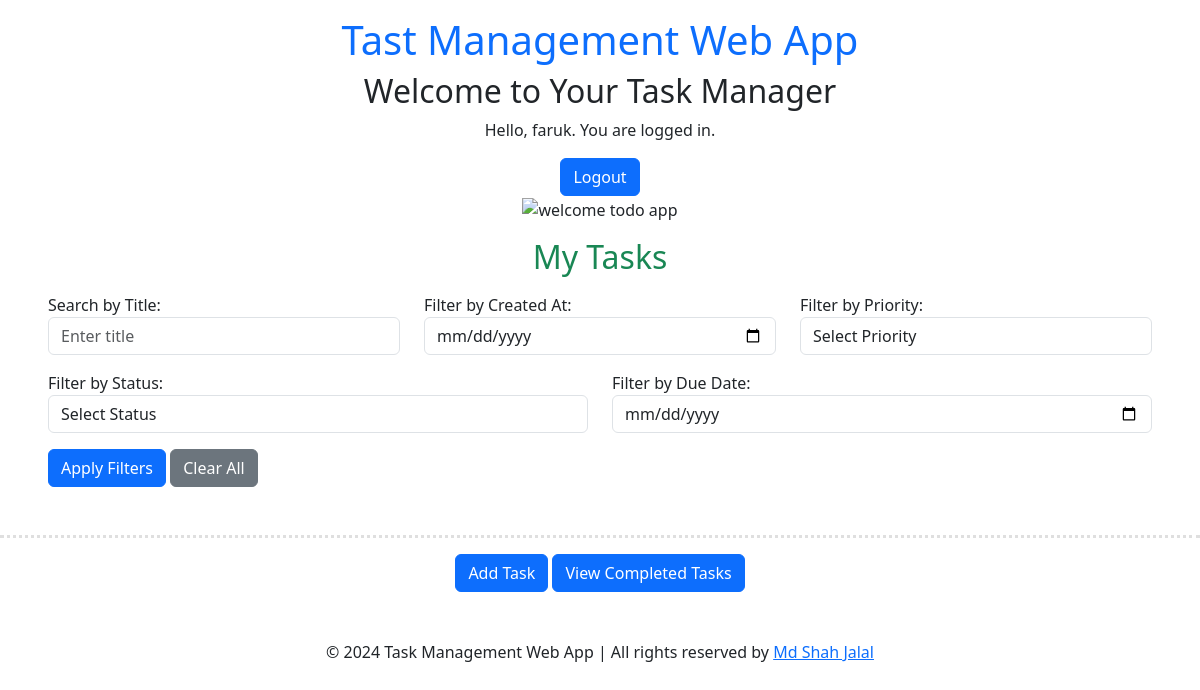
The app's page / (signed in), older data.
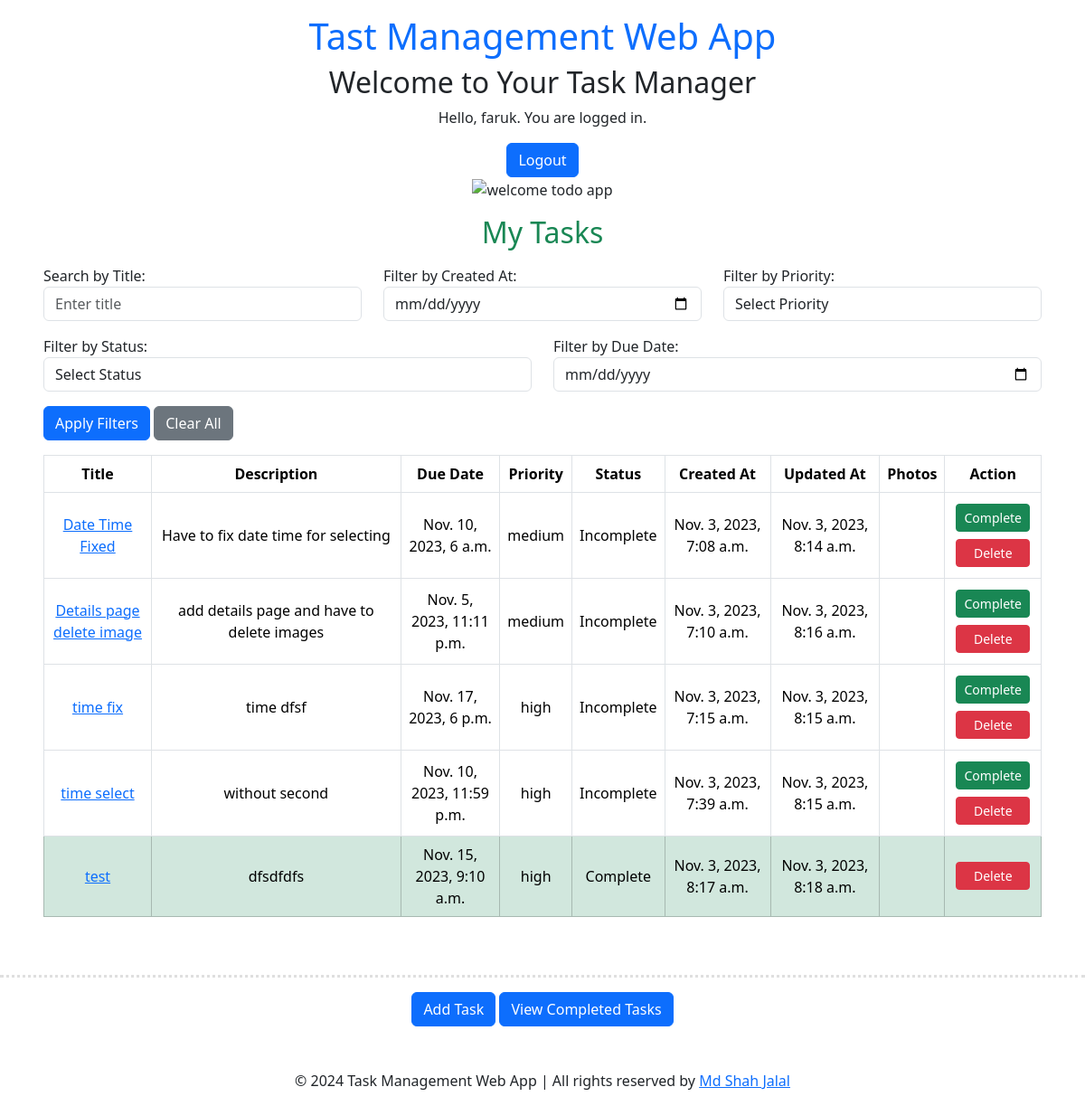
The same page, newer data.
### todoapp/models.py (models this page shows, shortened)
class TaskModel(models.Model):
    user = models.ForeignKey(User, on_delete=models.CASCADE, default=1)
    taskTitle = models.CharField(max_length=100)
    taskDescription = models.TextField()
    is_completed = models.BooleanField(default=False)
    taskDueDate = models.DateTimeField(default=timezone.now)
    taskPriority = models.CharField(max_length=20, choices=[
        ('low', 'Low'),
        ('medium', 'Medium'),
        ('high', 'High'),
    ])
    images = models.ManyToManyField('Photo', related_name='tasks', blank=True)
    created_at = models.DateTimeField(default=timezone.now)  # Use timezone.now to set the current timestamp
    updated_at = models.DateTimeField(auto_now=True)  # This field will automatically update on every save

### todoapp/views.py (the view, shortened to what this page needs)
# urls.py: path('', show_tasks, name='show_tasks'),
@login_required
def show_tasks(request):
    user_timezone = request.session.get('user_timezone', 'UTC')  # Retrieve the user's time zone
    title = request.GET.get('title')
    created_at = request.GET.get('created_at')
    priority = request.GET.get('priority')
    is_completed = request.GET.get('is_completed')
    due_date = request.GET.get('due_date')
    tasks = TaskModel.objects.filter(user=request.user)
    if title:
        tasks = tasks.filter(taskTitle__icontains=title)
    if priority:
        tasks = tasks.filter(taskPriority=priority)
    if is_completed:
        tasks = tasks.filter(is_completed=is_completed == 'true')
    if 'clear_all' in request.GET:
        return redirect('show_tasks')
    return render(request, 'show_tasks.html', {'tasks': tasks, 'user_timezone': user_timezone})

### todoapp/templates/show_tasks.html (shortened to what the changed rows need)
{% extends 'base.html' %}
{% block content %}
<div class="w-full mx-auto text-center px-5">
    <h2>Welcome to Your Task Manager</h2>
  </div>
<h2 class="text-center my-3 text-success">My Tasks</h2>
{% if tasks %}
<div class="px-5 table-responsive">
    <table class="table table-hover table-bordered align-middle text-center">
        <thead>
            <tr>
                <th scope="col">Title</th>
                <th scope="col">Description</th>
                <th scope="col">Due Date</th>
                <th scope="col">Priority</th>
                <th scope="col">Status</th>
                <th scope="col">Created At</th>
                <th scope="col">Updated At</th>
                <th scope="col">Photos</th>
                <th scope="col">Action</th>
            </tr>
        </thead>
        <tbody>
            {% for task in tasks %}
            <tr class="{% if task.is_completed %}table-success{% endif %}">
                <td><a href="{% url 'task_details' task.id %}">{{ task.taskTitle }}</a></td>
                <td class="w-25">{{ task.taskDescription }}</td>
                <td>{{ task.taskDueDate }}</td>
                <td>{{ task.taskPriority }}</td>
                <td>
                    {% if task.is_completed %}
                        Complete
                    {% else %}
                        Incomplete
                    {% endif %}
                </td>
                <td>{{ task.created_at }}</td>
                <td>{{ task.updated_at }}</td>
                <td>
                </td>
                <td class="align-middle">
                    <div class="d-grid">
                        {% if not task.is_completed %}
                            <a class="btn btn-sm btn-success m-1" href="{% url 'complete_task' task.id %}">Complete</a>
                            <a class="btn btn-sm btn-danger m-1" href="{% url 'delete_task' task.id %}" onclick="return confirm('Are you sure you want to delete this task?');">Delete</a>
                        {% endif %}
                        {% if task.is_completed %}
                            <a class="btn btn-sm btn-danger m-1" href="{% url 'delete_task' task.id %}" onclick="return confirm('Are you sure you want to delete this task?');">Delete</a>
                        {% endif %}
                    </div>
                </td>
            </tr>
            {% endfor %}
        </tbody>
    </table>
</div>
{% endif %}
{% endblock %}

Row changes from the older to the newer data that the page shows:
added TaskModel: taskTitle "Date Time Fixed", taskDescription "Have to fix date time for selecting", taskDueDate "Nov. 10, 2023, 6 a.m.", taskPriority "medium", is_completed "Incomplete", created_at "Nov. 3, 2023, 7:08 a.m.", updated_at "Nov. 3, 2023, 8:14 a.m."
added TaskModel: taskTitle "Details page delete image", taskDescription "add details page and have to delete images", taskDueDate "Nov. 5, 2023, 11:11 p.m.", taskPriority "medium", is_completed "Incomplete", created_at "Nov. 3, 2023, 7:10 a.m.", updated_at "Nov. 3, 2023, 8:16 a.m."
added TaskModel: taskTitle "time fix", taskDescription "time dfsf", taskDueDate "Nov. 17, 2023, 6 p.m.", taskPriority "high", is_completed "Incomplete", created_at "Nov. 3, 2023, 7:15 a.m.", updated_at "Nov. 3, 2023, 8:15 a.m."
added TaskModel: taskTitle "time select", taskDescription "without second", taskDueDate "Nov. 10, 2023, 11:59 p.m.", taskPriority "high", is_completed "Incomplete", created_at "Nov. 3, 2023, 7:39 a.m.", updated_at "Nov. 3, 2023, 8:15 a.m."
added TaskModel: taskTitle "test", taskDescription "dfsdfdfs", taskDueDate "Nov. 15, 2023, 9:10 a.m.", taskPriority "high", is_completed "Complete", created_at "Nov. 3, 2023, 8:17 a.m.", updated_at "Nov. 3, 2023, 8:18 a.m."
Text that changed along with them:
text now shown: "Title Description Due Date Priority Status Created At Updated At Photos Action"
